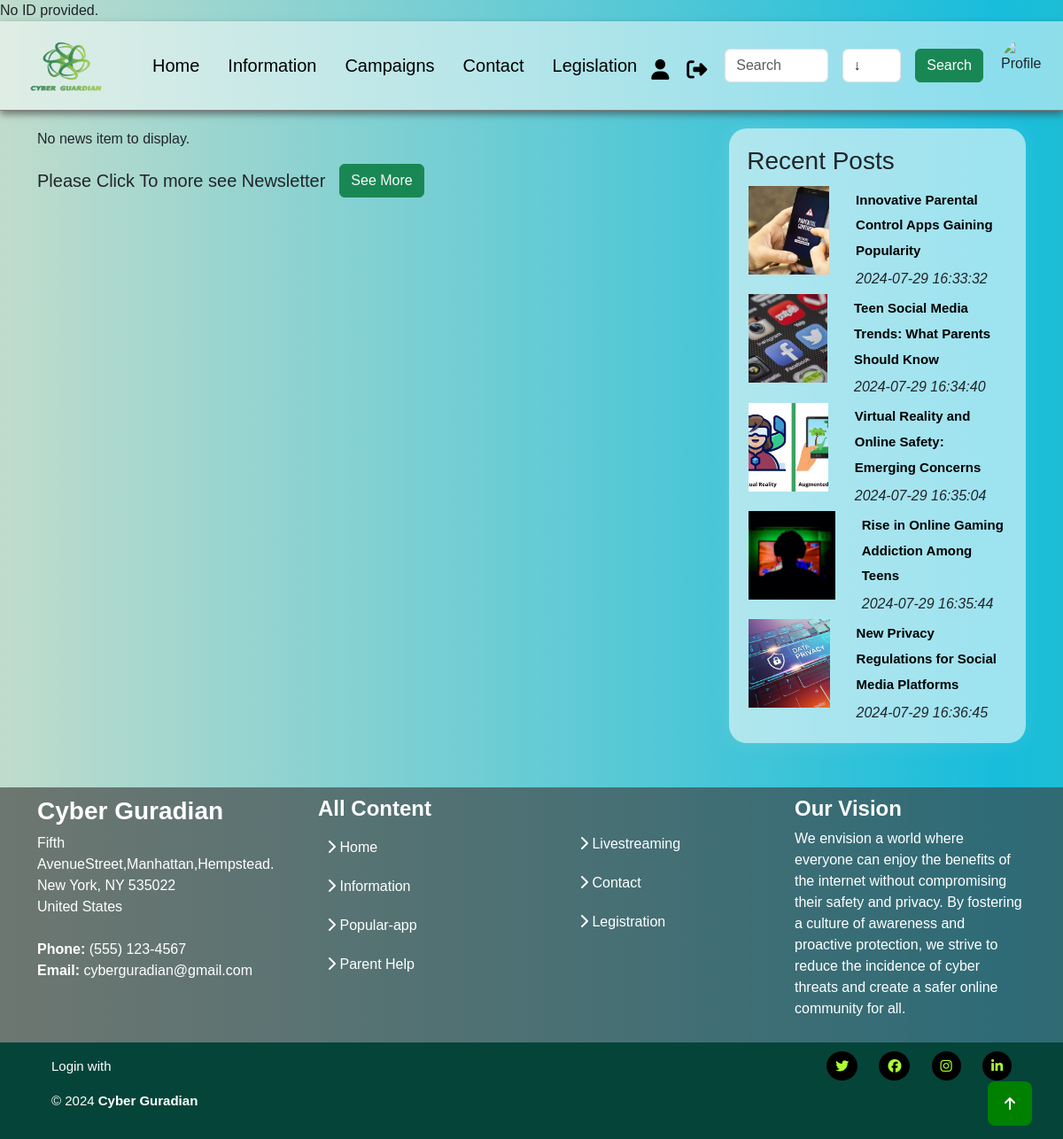
Page /news-card.php on the committed database.
### tables this page shows
CREATE TABLE `newsletter` (
  `id` int(11) NOT NULL,
  `title` varchar(500) NOT NULL,
  `content` varchar(2000) NOT NULL,
  `newsimg` varchar(200) NOT NULL,
  `publishdate` timestamp NOT NULL DEFAULT current_timestamp()
);

### news-card.php (the view, shortened to what this page needs)
<!DOCTYPE html>
<html lang="en">
<?php
include("dbconnect.php");
$sql2 = "SELECT * from newsletter";
$resNews = $conn->query($sql2);
?>
<head>
    <link rel="stylesheet" href="https://cdnjs.cloudflare.com/ajax/libs/font-awesome/6.5.2/css/all.min.css">
    <link href="https://cdn.jsdelivr.net/npm/bootstrap@5.3.3/dist/css/bootstrap.min.css" rel="stylesheet">
    <link rel="stylesheet" href="https://unpkg.com/aos@next/dist/aos.css" />
    <link rel="stylesheet" href="style.css">
</head>
<body>
    <?php include("usernav.php"); ?>
    <main>
        <section id="blog" class="blog">
            <div class="container" data-aos="fade-up" data-aos-duration="1000">
                <div class="blog-div">
                    <div class="blog-1">
                        <?php if (isset($newsItem)) : ?>
                            <div class="card">
                                <div class="card-img-top">
                                    <img src="images/<?php echo $newsItem['newsimg']; ?>" class="" alt="News Image">
                                </div>
                                <div class="card-body">
                                    <h5 class="card-title single-head"><b>Title။ ။ <?php echo $newsItem['title']; ?></b></h5>
                                    <p class="card-text single-text ">
                                        <b>Content။ ။ </b><?php echo $newsItem['content']; ?>
                                    </p>
                                </div>
                            </div>
                        <?php else : ?>
                            <p>No news item to display.</p>
                        <?php endif; ?>
                        <div class="d-flex gap-3 align-items-center ">
                            <h5 class="m-0">Please Click To more see Newsletter </h5>
                            <button type="button" class="btn btn-success "><a href="home.php" class="text-decoration-none text-light">See More</a></button>
                        </div>
                    </div>
                    <div class="blog-2 col-lg-4">
                        <h3 class="sidebar-title">Recent Posts</h3>
                        <div class="sidebar-item categories">
                            <?php
                            if ($resNews->num_rows > 0) {
                                while ($rowNew = $resNews->fetch_assoc()) {
                            ?>
                                    <div class="post-item clearfix">
                                        <div class="post-item-img mb-3">
                                            <img class="  mb-3 mr-20" src="images/<?php echo $rowNew['newsimg'] ?>" alt="Image not found">
                                        </div>
                                        <div class="post-item-text">
                                            <h4>
                                                <a href="#"><b><?php echo $rowNew['title']; ?></b></a>
                                            </h4>
                                            <i><?php echo $rowNew['publishdate']; ?></i>
                                        </div>
                                    </div>
                            <?php
                                }
                            }
                            ?>
                        </div>
                    </div>
                </div>
            </div>
        </section>
    </main>
    <?php include("userfooter.php"); ?>
</body>
</html>

### style.css (style rules this page uses)
body { font-family: 'proxima-nova', sans-serif; margin: 0; padding: 0; background: rgb(192,220,204); background-image: linear-gradient(90deg, rgba(192,220,204,1) 0%, rgba(24,189,220,1) 47%, rgba(102,190,97,1) 100%); background-size: 200% 200%; animation: gradient 8s ease infinite; }
.mr-20 { margin-right: 20px; }
main { padding: 20px; min-height: 56.8dvh; }
.blog-div { width: 100%; padding-bottom: 30px; display: flex; }
.blog-1 { width: 70%; }
.blog-2 { width: 30%; height: 80%; padding: 20px; margin: 0 auto; border-radius: 20px; background-color: rgba(255, 255, 255, 0.576); box-shadow: 0 0 24px 0 rgba(248, 247, 247, 0.12); }
.blog-2 a { font-size: 10px; }
.categories a { text-decoration: none; font-size: 15px; color: black; }
.post-item { padding: 2px; }
.post-item-img { width: 200px; height: 100px; margin-right: 30px; }
.post-item-img img { width: 100%; height: 100%; object-fit: cover; }
.post-item { display: flex; justify-content: space-between; align-items: center; }
.post-item a { font-size: 15px; }

### rows in the picture
newsletter: newsimg (picture), title "Innovative Parental Control Apps Gaining Popularity", publishdate "2024-07-29 16:33:32"
newsletter: newsimg (picture), title "Teen Social Media Trends: What Parents Should Know", publishdate "2024-07-29 16:34:40"
newsletter: newsimg (picture), title "Virtual Reality and Online Safety: Emerging Concerns", publishdate "2024-07-29 16:35:04"
newsletter: newsimg (picture), title "Rise in Online Gaming Addiction Among Teens", publishdate "2024-07-29 16:35:44"
newsletter: newsimg (picture), title "New Privacy Regulations for Social Media Platforms", publishdate "2024-07-29 16:36:45"
